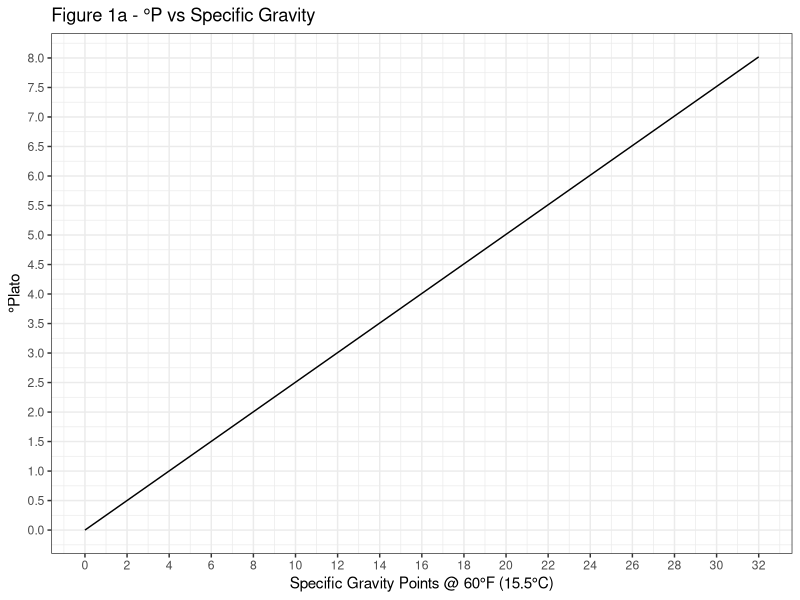
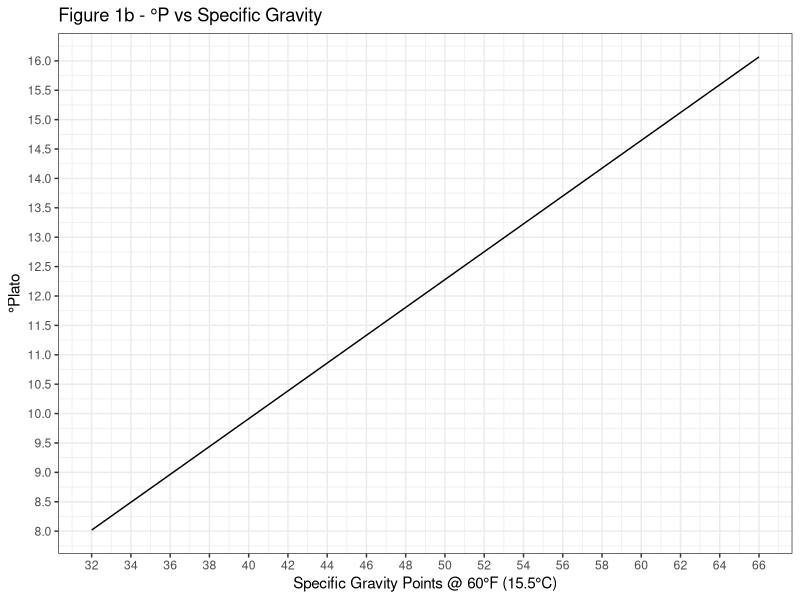
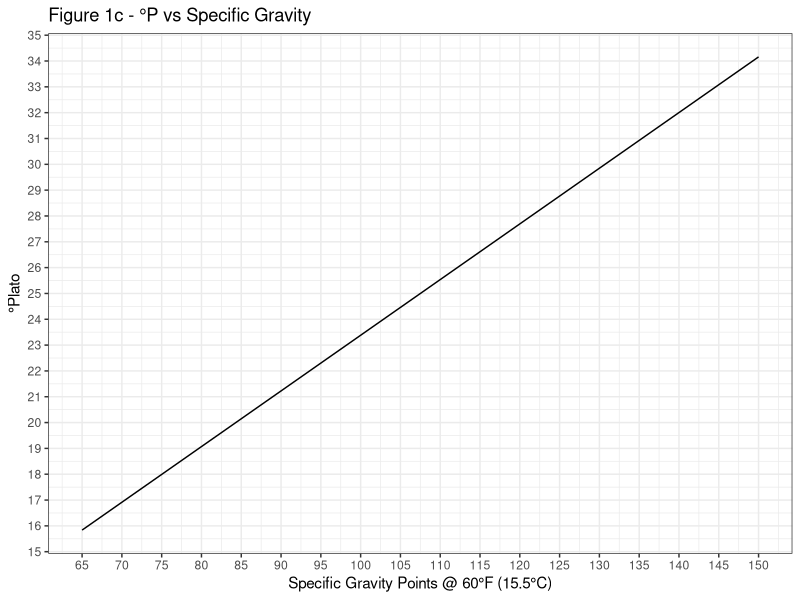

The R source for these figures, in order:
## ---- chunk 1
knitr::opts_chunk$set(echo = FALSE)
suppressMessages(library(ggplot2))
## ---- chunk 2
plato <- function(pt){
	sg <- 1 + pt/1000
	return(-676.67+1286.4*sg-800.47*sg^2 + 190.74*sg^3)
}

ggplot(data.frame(sgpt = c(0, 32)), aes(x = sgpt, y = plato(sgpt))) +
	geom_line() +
	labs(title = "Figure 1a - °P vs Specific Gravity",
		 x = "Specific Gravity Points @ 60°F (15.5°C)", y = "°Plato") +
	scale_x_continuous(breaks = seq(0, 32, by = 2)) +
	scale_y_continuous(breaks = seq(0, 8.5, by = 0.5)) +
	theme_bw()
## ---- chunk 3
ggplot(data.frame(sgpt = c(32, 66)), aes(x = sgpt, y = plato(sgpt))) +
	geom_line() +
	labs(title = "Figure 1b - °P vs Specific Gravity",
		 x = "Specific Gravity Points @ 60°F (15.5°C)", y = "°Plato") +
	scale_x_continuous(breaks = seq(32, 66, by = 2)) +
	scale_y_continuous(breaks = seq(8.0, 16.5, by = 0.5)) +
	theme_bw()
## ---- chunk 4
ggplot(data.frame(sgpt = c(65, 150)), aes(x = sgpt, y = plato(sgpt))) +
	geom_line() +
	labs(title = "Figure 1c - °P vs Specific Gravity",
		 x = "Specific Gravity Points @ 60°F (15.5°C)", y = "°Plato") +
	scale_x_continuous(breaks = seq(65, 150, by = 5)) +
	scale_y_continuous(breaks = seq(15.0, 35.0, by = 1.0)) +
	theme_bw()
